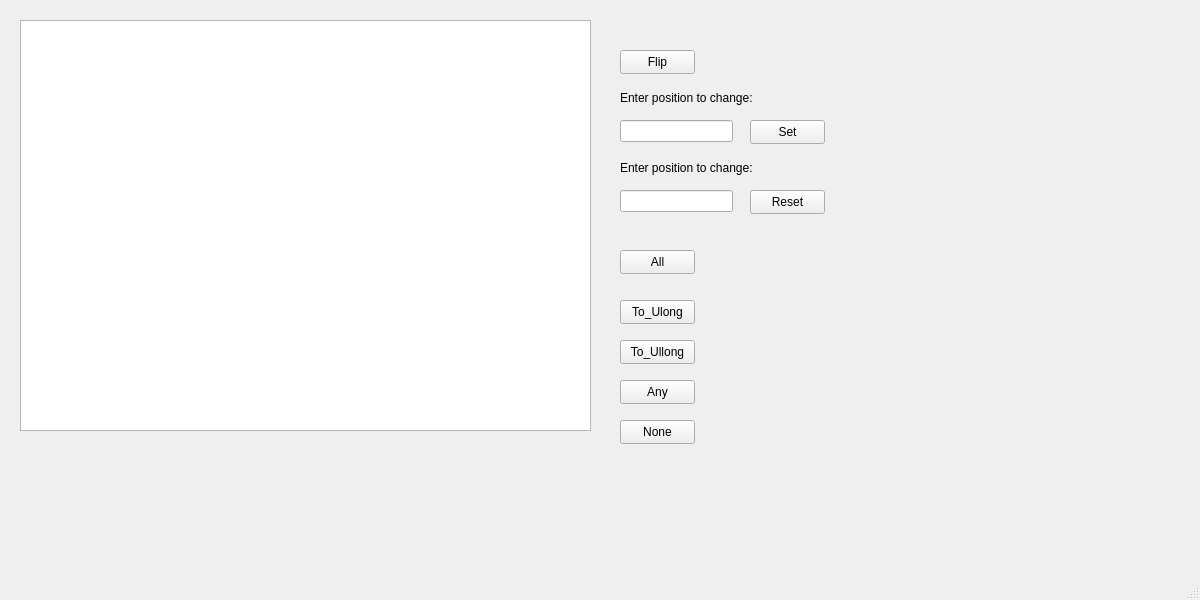
<?xml version="1.0" encoding="UTF-8"?>
<ui version="4.0">
 <class>MainWindow</class>
 <widget class="QMainWindow" name="MainWindow">
  <property name="geometry">
   <rect>
    <x>0</x>
    <y>0</y>
    <width>1200</width>
    <height>600</height>
   </rect>
  </property>
  <property name="windowTitle">
   <string>MainWindow</string>
  </property>
  <widget class="QWidget" name="centralwidget">
   <widget class="QPlainTextEdit" name="plainTextEdit">
    <property name="geometry">
     <rect>
      <x>20</x>
      <y>20</y>
      <width>571</width>
      <height>411</height>
     </rect>
    </property>
   </widget>
   <widget class="QPushButton" name="buttonFlip">
    <property name="geometry">
     <rect>
      <x>620</x>
      <y>50</y>
      <width>75</width>
      <height>24</height>
     </rect>
    </property>
    <property name="text">
     <string>Flip</string>
    </property>
   </widget>
   <widget class="QLineEdit" name="line_set">
    <property name="geometry">
     <rect>
      <x>620</x>
      <y>120</y>
      <width>113</width>
      <height>22</height>
     </rect>
    </property>
   </widget>
   <widget class="QPushButton" name="buttonSet">
    <property name="geometry">
     <rect>
      <x>750</x>
      <y>120</y>
      <width>75</width>
      <height>24</height>
     </rect>
    </property>
    <property name="text">
     <string>Set</string>
    </property>
   </widget>
   <widget class="QLabel" name="label">
    <property name="geometry">
     <rect>
      <x>620</x>
      <y>90</y>
      <width>151</width>
      <height>16</height>
     </rect>
    </property>
    <property name="text">
     <string>Enter position to change:</string>
    </property>
   </widget>
   <widget class="QLabel" name="label_2">
    <property name="geometry">
     <rect>
      <x>620</x>
      <y>160</y>
      <width>161</width>
      <height>16</height>
     </rect>
    </property>
    <property name="text">
     <string>Enter position to change:</string>
    </property>
   </widget>
   <widget class="QLineEdit" name="line_reset">
    <property name="geometry">
     <rect>
      <x>620</x>
      <y>190</y>
      <width>113</width>
      <height>22</height>
     </rect>
    </property>
   </widget>
   <widget class="QPushButton" name="buttonReset">
    <property name="geometry">
     <rect>
      <x>750</x>
      <y>190</y>
      <width>75</width>
      <height>24</height>
     </rect>
    </property>
    <property name="text">
     <string>Reset</string>
    </property>
   </widget>
   <widget class="QPushButton" name="buttonAll">
    <property name="geometry">
     <rect>
      <x>620</x>
      <y>250</y>
      <width>75</width>
      <height>24</height>
     </rect>
    </property>
    <property name="text">
     <string>All</string>
    </property>
   </widget>
   <widget class="QLabel" name="resAll">
    <property name="geometry">
     <rect>
      <x>710</x>
      <y>245</y>
      <width>111</width>
      <height>31</height>
     </rect>
    </property>
    <property name="text">
     <string/>
    </property>
   </widget>
   <widget class="QPushButton" name="buttonUlong">
    <property name="geometry">
     <rect>
      <x>620</x>
      <y>300</y>
      <width>75</width>
      <height>24</height>
     </rect>
    </property>
    <property name="text">
     <string>To_Ulong</string>
    </property>
   </widget>
   <widget class="QLabel" name="resTo_Ulong">
    <property name="geometry">
     <rect>
      <x>710</x>
      <y>300</y>
      <width>121</width>
      <height>21</height>
     </rect>
    </property>
    <property name="text">
     <string/>
    </property>
   </widget>
   <widget class="QPushButton" name="buttonUllong">
    <property name="geometry">
     <rect>
      <x>620</x>
      <y>340</y>
      <width>75</width>
      <height>24</height>
     </rect>
    </property>
    <property name="text">
     <string>To_Ullong</string>
    </property>
   </widget>
   <widget class="QLabel" name="resTo_Ullong">
    <property name="geometry">
     <rect>
      <x>710</x>
      <y>340</y>
      <width>151</width>
      <height>21</height>
     </rect>
    </property>
    <property name="text">
     <string/>
    </property>
   </widget>
   <widget class="QPushButton" name="buttonAny">
    <property name="geometry">
     <rect>
      <x>620</x>
      <y>380</y>
      <width>75</width>
      <height>24</height>
     </rect>
    </property>
    <property name="text">
     <string>Any</string>
    </property>
   </widget>
   <widget class="QLabel" name="resAny">
    <property name="geometry">
     <rect>
      <x>710</x>
      <y>380</y>
      <width>121</width>
      <height>21</height>
     </rect>
    </property>
    <property name="text">
     <string/>
    </property>
   </widget>
   <widget class="QPushButton" name="buttonNone">
    <property name="geometry">
     <rect>
      <x>620</x>
      <y>420</y>
      <width>75</width>
      <height>24</height>
     </rect>
    </property>
    <property name="text">
     <string>None</string>
    </property>
   </widget>
   <widget class="QLabel" name="resNone">
    <property name="geometry">
     <rect>
      <x>710</x>
      <y>421</y>
      <width>131</width>
      <height>20</height>
     </rect>
    </property>
    <property name="text">
     <string/>
    </property>
   </widget>
  </widget>
  <widget class="QMenuBar" name="menubar">
   <property name="geometry">
    <rect>
     <x>0</x>
     <y>0</y>
     <width>1200</width>
     <height>22</height>
    </rect>
   </property>
  </widget>
  <widget class="QStatusBar" name="statusbar"/>
 </widget>
 <resources/>
 <connections/>
</ui>
